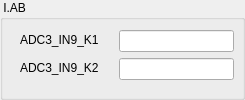
               <widget class="QGroupBox" name="groupBox_29">
                <property name="minimumSize">
                 <size>
                  <width>245</width>
                  <height>100</height>
                 </size>
                </property>
                <property name="maximumSize">
                 <size>
                  <width>235</width>
                  <height>100</height>
                 </size>
                </property>
                <property name="title">
                 <string> I.AB</string>
                </property>
                <widget class="QWidget" name="layoutWidget_27">
                 <property name="geometry">
                  <rect>
                   <x>10</x>
                   <y>30</y>
                   <width>312</width>
                   <height>172</height>
                  </rect>
                 </property>
                 <layout class="QFormLayout" name="formLayout_27">
                  <property name="horizontalSpacing">
                   <number>20</number>
                  </property>
                  <property name="leftMargin">
                   <number>10</number>
                  </property>
                  <property name="topMargin">
                   <number>0</number>
                  </property>
                  <item row="0" column="0">
                   <widget class="QLabel" name="label_71">
                    <property name="maximumSize">
                     <size>
                      <width>90</width>
                      <height>20</height>
                     </size>
                    </property>
                    <property name="text">
                     <string>ADC3_IN9_K1</string>
                    </property>
                   </widget>
                  </item>
                  <item row="0" column="1">
                   <widget class="QLineEdit" name="lineEdit_57">
                    <property name="maximumSize">
                     <size>
                      <width>115</width>
                      <height>30</height>
                     </size>
                    </property>
                   </widget>
                  </item>
                  <item row="1" column="0">
                   <widget class="QLabel" name="label_72">
                    <property name="maximumSize">
                     <size>
                      <width>90</width>
                      <height>20</height>
                     </size>
                    </property>
                    <property name="text">
                     <string>ADC3_IN9_K2</string>
                    </property>
                   </widget>
                  </item>
                  <item row="1" column="1">
                   <widget class="QLineEdit" name="lineEdit_58">
                    <property name="maximumSize">
                     <size>
                      <width>115</width>
                      <height>30</height>
                     </size>
                    </property>
                   </widget>
                  </item>
                 </layout>
                </widget>
               </widget>
